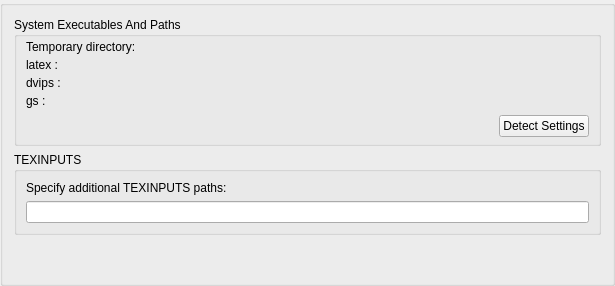
     <widget class="QGroupBox" name="tabLatex">
      <layout class="QGridLayout" name="lyt_tabLatex">
       <item row="0" column="0">
        <widget class="QGroupBox" name="gbxExecPaths">
         <property name="title">
          <string>System Executables And Paths</string>
         </property>
         <layout class="QGridLayout" name="lyt_gbxExecPaths">
          <property name="topMargin">
           <number>3</number>
          </property>
          <property name="bottomMargin">
           <number>3</number>
          </property>
          <property name="verticalSpacing">
           <number>4</number>
          </property>
          <item row="0" column="0">
           <widget class="QLabel" name="lblTempDir">
            <property name="text">
             <string>Temporary directory:</string>
            </property>
            <property name="wordWrap">
             <bool>false</bool>
            </property>
            <property name="buddy">
             <cstring>pathTempDir</cstring>
            </property>
           </widget>
          </item>
          <item row="0" column="1">
           <widget class="KLFPathChooser" name="pathTempDir">
            <property name="mode" stdset="0">
             <number>2</number>
            </property>
            <property name="caption" stdset="0">
             <string>Choose temporary directory</string>
            </property>
            <property name="filter" stdset="0">
             <string/>
            </property>
            <property name="path" stdset="0">
             <string notr="true">/tmp/</string>
            </property>
           </widget>
          </item>
          <item row="1" column="0">
           <widget class="QLabel" name="lblLatex">
            <property name="text">
             <string>latex :</string>
            </property>
            <property name="wordWrap">
             <bool>false</bool>
            </property>
            <property name="buddy">
             <cstring>pathLatex</cstring>
            </property>
           </widget>
          </item>
          <item row="1" column="1">
           <widget class="KLFPathChooser" name="pathLatex">
            <property name="mode" stdset="0">
             <number>0</number>
            </property>
            <property name="caption" stdset="0">
             <string>Choose latex executable</string>
            </property>
            <property name="filter" stdset="0">
             <string/>
            </property>
            <property name="path" stdset="0">
             <string notr="true">latex</string>
            </property>
           </widget>
          </item>
          <item row="2" column="0">
           <widget class="QLabel" name="lblDvips">
            <property name="text">
             <string>dvips :</string>
            </property>
            <property name="wordWrap">
             <bool>false</bool>
            </property>
            <property name="buddy">
             <cstring>pathDvips</cstring>
            </property>
           </widget>
          </item>
          <item row="2" column="1">
           <widget class="KLFPathChooser" name="pathDvips">
            <property name="mode" stdset="0">
             <number>0</number>
            </property>
            <property name="caption" stdset="0">
             <string>Choose dvips executable</string>
            </property>
            <property name="filter" stdset="0">
             <string/>
            </property>
            <property name="path" stdset="0">
             <string notr="true">dvips</string>
            </property>
           </widget>
          </item>
          <item row="3" column="0">
           <widget class="QLabel" name="lblGs">
            <property name="text">
             <string>gs :</string>
            </property>
            <property name="wordWrap">
             <bool>false</bool>
            </property>
            <property name="buddy">
             <cstring>pathGs</cstring>
            </property>
           </widget>
          </item>
          <item row="3" column="1">
           <widget class="KLFPathChooser" name="pathGs">
            <property name="mode" stdset="0">
             <number>0</number>
            </property>
            <property name="caption" stdset="0">
             <string>Choose ghostscript executable</string>
            </property>
            <property name="filter" stdset="0">
             <string/>
            </property>
            <property name="path" stdset="0">
             <string notr="true">gs</string>
            </property>
           </widget>
          </item>
          <item row="4" column="1">
           <layout class="QHBoxLayout" name="lyt_resetdefaults">
            <item>
             <spacer name="spcHbtnresetdflts">
              <property name="orientation">
               <enum>Qt::Horizontal</enum>
              </property>
              <property name="sizeType">
               <enum>QSizePolicy::Expanding</enum>
              </property>
              <property name="sizeHint" stdset="0">
               <size>
                <width>357</width>
                <height>28</height>
               </size>
              </property>
             </spacer>
            </item>
            <item>
             <widget class="QPushButton" name="btnPathsReset">
              <property name="text">
               <string>Detect Settings</string>
              </property>
              <property name="icon">
               <iconset resource="klfres.qrc">
                <normaloff>:/pics/resetdefaults.png</normaloff>:/pics/resetdefaults.png</iconset>
              </property>
             </widget>
            </item>
           </layout>
          </item>
         </layout>
        </widget>
       </item>
       <item row="3" column="0">
        <spacer name="spcLatex">
         <property name="orientation">
          <enum>Qt::Vertical</enum>
         </property>
         <property name="sizeHint" stdset="0">
          <size>
           <width>20</width>
           <height>37</height>
          </size>
         </property>
        </spacer>
       </item>
       <item row="2" column="0">
        <widget class="QGroupBox" name="gbxSetTexInputs">
         <property name="title">
          <string>TEXINPUTS</string>
         </property>
         <layout class="QGridLayout" name="lyt_gbxSetTexInputs">
          <item row="1" column="0">
           <widget class="QLineEdit" name="txtSetTexInputs">
            <property name="toolTip">
             <string>You may specify additional search paths for LaTeX here. Separate paths with ':' on Unix/Mac and with ';' on Windows.</string>
            </property>
           </widget>
          </item>
          <item row="0" column="0">
           <widget class="QLabel" name="lblSetTexInputs">
            <property name="text">
             <string>Specify additional TEXINPUTS paths:</string>
            </property>
           </widget>
          </item>
         </layout>
        </widget>
       </item>
      </layout>
     </widget>
